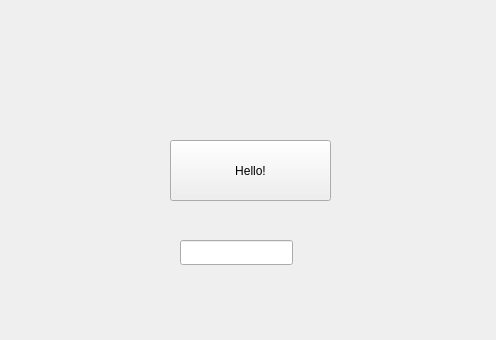
<?xml version="1.0" encoding="UTF-8"?>
<ui version="4.0">
 <class>MainWindow</class>
 <widget class="QMainWindow" name="MainWindow">
  <property name="geometry">
   <rect>
    <x>0</x>
    <y>0</y>
    <width>496</width>
    <height>340</height>
   </rect>
  </property>
  <property name="windowTitle">
   <string>MainWindow</string>
  </property>
  <widget class="QWidget" name="centralWidget">
   <widget class="QPushButton" name="btnHello">
    <property name="geometry">
     <rect>
      <x>170</x>
      <y>140</y>
      <width>161</width>
      <height>61</height>
     </rect>
    </property>
    <property name="text">
     <string>Hello!</string>
    </property>
   </widget>
   <widget class="QLineEdit" name="lineEdit">
    <property name="geometry">
     <rect>
      <x>180</x>
      <y>240</y>
      <width>113</width>
      <height>25</height>
     </rect>
    </property>
   </widget>
  </widget>
 </widget>
 <layoutdefault spacing="6" margin="11"/>
 <resources/>
 <connections/>
</ui>
